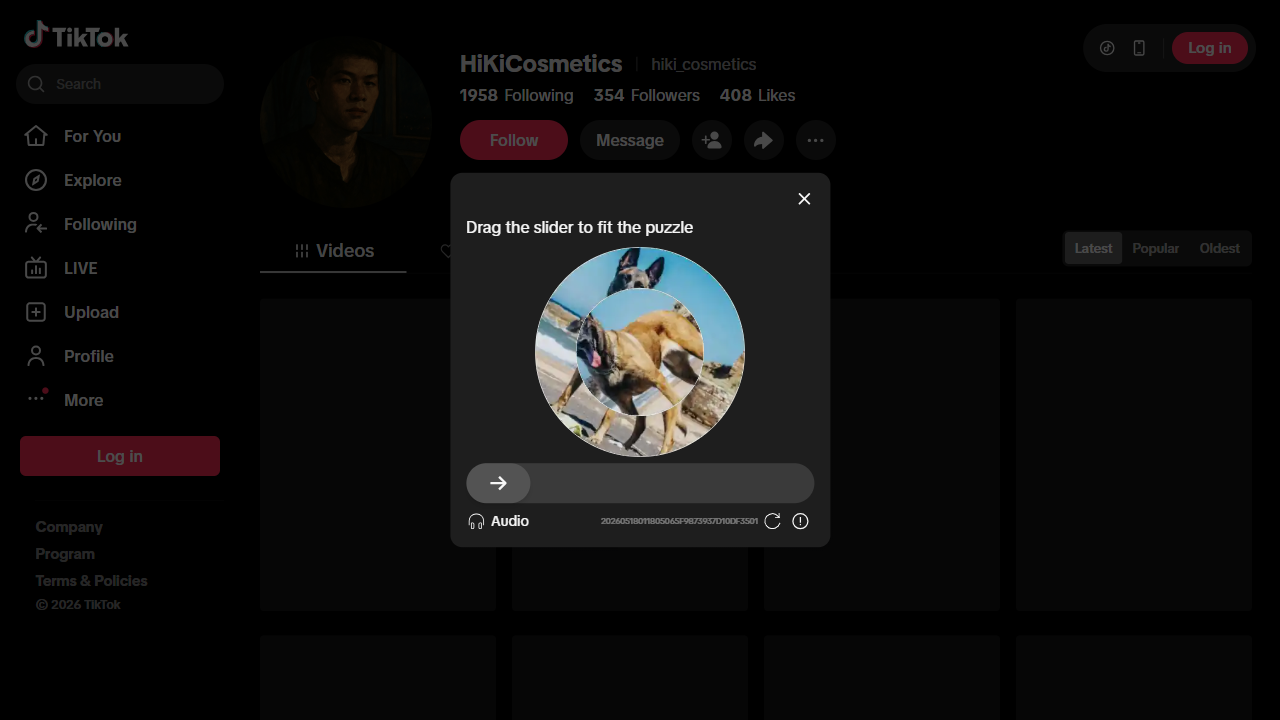
#> input picture scratch/after_click.png, 1280 x 720 px, found by its file name
$ python analyze_img.py
#> lines starting #> are read from the running program, lines starting #| are printed output that depends on the picture; long printed decimals are rounded
import cv2
import numpy as np

img = cv2.imread("scratch/after_click.png")
#> img is the input picture: shape (720, 1280, 3); mean B, G, R 13.2, 13.3, 13.9
if img is not None:
    print(f"Image shape: {img.shape}")
#| Image shape: (720, 1280, 3)
    # Chuyển sang grayscale
    gray = cv2.cvtColor(img, cv2.COLOR_BGR2GRAY)
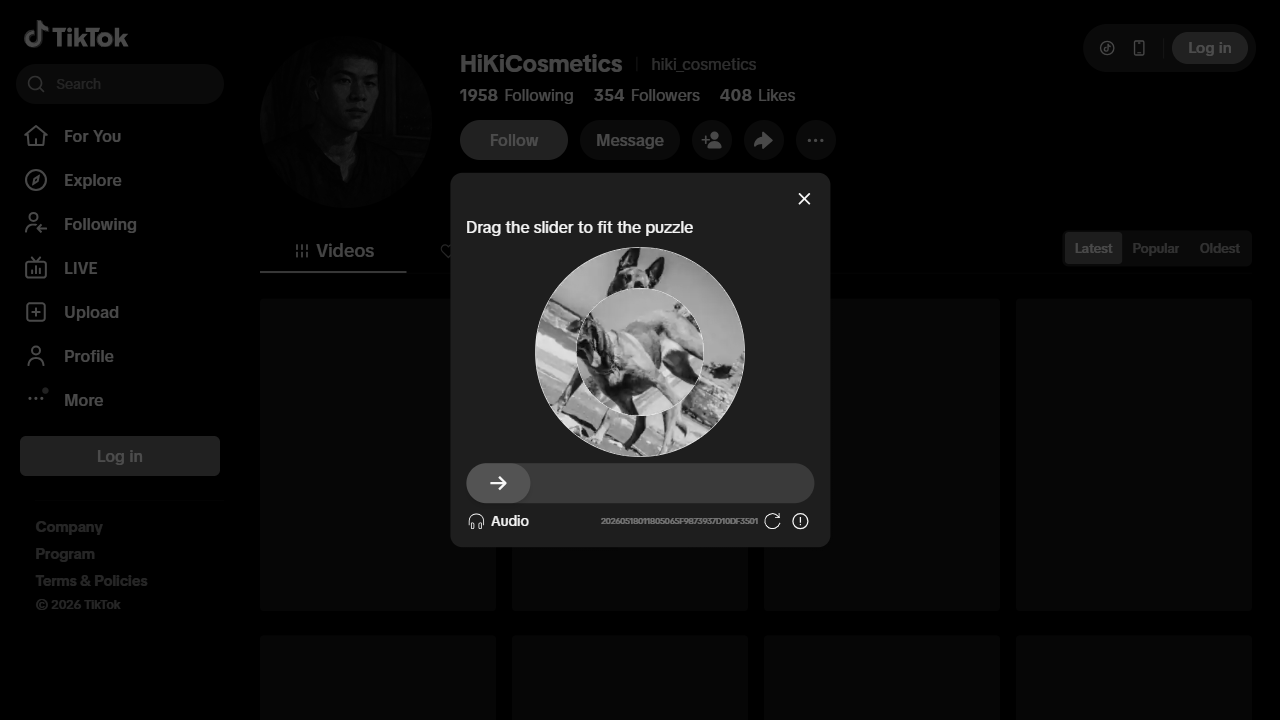
#> gray: shape (720, 1280); min 0, max 246, mean 13.5
    # Lấy thông số độ sáng trung bình
    print(f"Mean brightness: {np.mean(gray)}")
#| Mean brightness: 13.474
    # Xem có phần nào là màu đen (modal overlay) không
    # Overlay modal của TikTok thường có màu đen mờ (rgba(0,0,0,0.5))
    pass
else:
    print("Could not read image")
